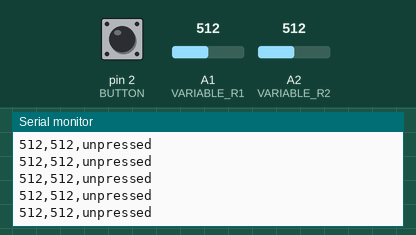
Simulated run of this sketch. Board: Arduino Uno, built with avr-gcc and run on an emulated ATmega328P. On the bench: the last lines printed to the serial monitor. The test bench sets the inputs (shaded band); at power-on: A1 (VARIABLE_R1) = 512, pin 2 (BUTTON) HIGH, A2 (VARIABLE_R2) = 512.

Above: at 1.2 s.
1.3 s: A1 (VARIABLE_R1) set to 107
At 2.0 s:
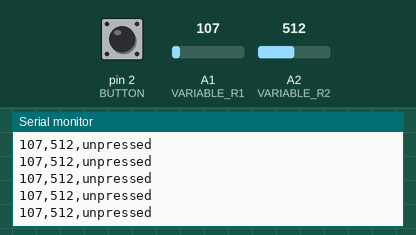
4.3 s: A1 (VARIABLE_R1) set to 88
At 5.1 s:
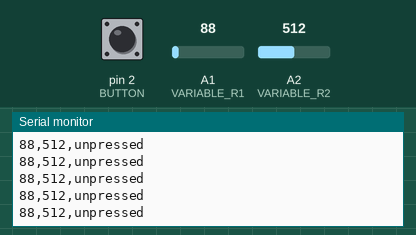
14.4 s: A1 (VARIABLE_R1) set to 11
At 15.4 s:
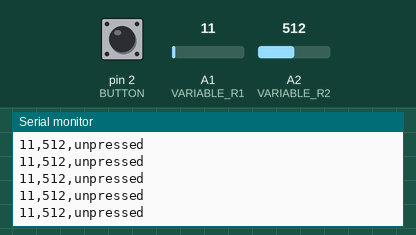
17.4 s: A1 (VARIABLE_R1) set to 8
At 18.3 s:
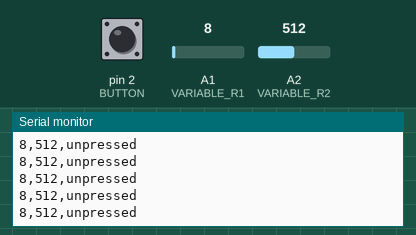
Timing chart, 0 to 19.9 s (numbered marks = the images above; inputs shaded):
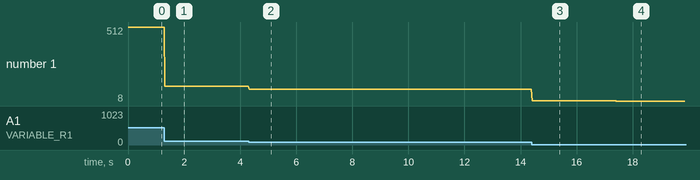

The sketch:

ex11_10_a.ino
```cpp
// 아두이노: 가변저항값 2개와 버튼값 송신

#define BUTTON 2
#define VARIABLE_R1 A1
#define VARIABLE_R2 A2
int prev_value = 0;

void setup() {
  pinMode(BUTTON, INPUT);
  pinMode(VARIABLE_R1, INPUT);
  pinMode(VARIABLE_R2, INPUT);
  Serial.begin(9600);
}

void loop() {
  int value1 = analogRead(VARIABLE_R1);
  int value2 = analogRead(VARIABLE_R2);
  Serial.print(value1);
  Serial.print(",");
  Serial.print(value2);
  Serial.print(",");

  int value3 = digitalRead(BUTTON);
  if (value3 == 0 && prev_value == 1) {
    Serial.println("pressed");
  } else {
    Serial.println("unpressed");
  }
  prev_value = value3;
  delay(30);
}
```

Measured:
- after the input at 1.3 s, the serial monitor: prints a new line at once (image 1)
- after the input at 4.3 s, the serial monitor: prints a new line at once (image 2)
- after the input at 14.4 s, the serial monitor: prints a new line at once (image 3)
- after the input at 17.4 s, the serial monitor: prints a new line at once (image 4)
- plotted number 1: 512 → 107 after the input at 1.3 s, 107 → 88 after the input at 4.3 s, 88 → 11 after the input at 14.4 s, 11 → 8 after the input at 17.4 s
